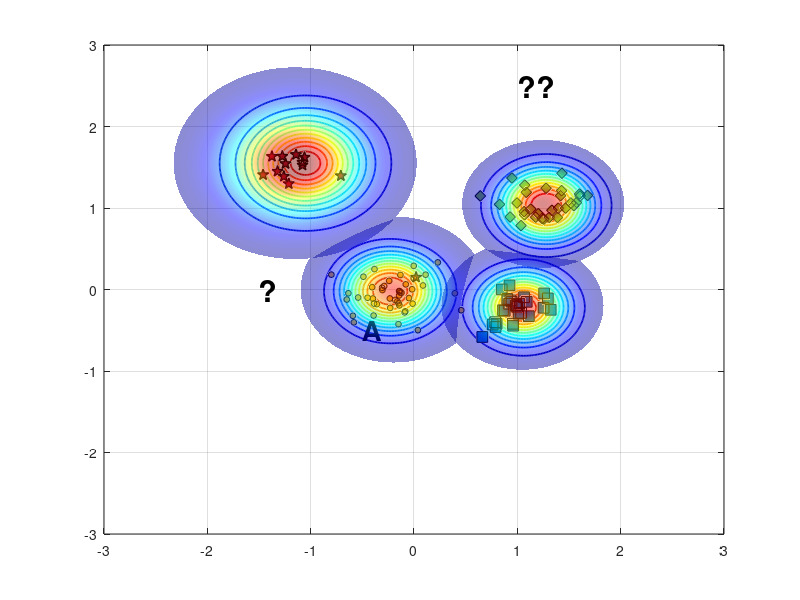

MATLAB code to generate this figure: (Note: this script raises an error after producing the figure.)
%% Reproduce EVM-style demo figure (no toolboxes)
clear; close all; clc; rng(7);

% ---------- 1) 合成四类二维数据 ----------
% 类中心（大致对应图中位置）
C_star  = [-1.15  1.55];   % 红色星
C_diam  = [ 1.25  1.05];   % 绿色菱形
C_square= [ 1.05 -0.20];   % 蓝色方块
C_dot   = [-0.20  0.00];   % 蓝色小点（被 A 标注影响的那簇）

% 协方差（控制每簇形状）
S = @(sx,sy,rho)[sx^2 rho*sx*sy; rho*sx*sy sy^2];
Sig_star   = S(0.18,0.20, 0.05);
Sig_diam   = S(0.22,0.18,-0.10);
Sig_square = S(0.20,0.16, 0.05);
Sig_dot    = S(0.25,0.18, 0.00);

% 从高斯采样（不用 mvnrnd）
sample = @(N,mu,SIG) (randn(N,2)*chol(SIG,'lower') + mu);

X_star   = sample(12,C_star,   Sig_star);
X_diam   = sample(30,C_diam,   Sig_diam);
X_square = sample(28,C_square, Sig_square);
X_dot    = sample(45,C_dot,    Sig_dot);

% 加一个“离群星”靠近 A（见原图左中）
X_star = [X_star; 0.02 0.15];

% ---------- 2) 底面散点与样式 ----------
figure('Color','w','Position',[100,100,800,600]);
hold on; box on; grid on;
z0 = 0; % 所有散点都放在 z=0 的平面

% 确保按照绘制顺序叠放，便于把散点置顶
set(gca,'SortMethod','childorder');

h_star   = scatter3(X_star(:,1),  X_star(:,2),  z0+zeros(size(X_star,1),1),  70, ...
        'pentagram', 'filled', 'MarkerEdgeColor','k', 'MarkerFaceColor',[0.635294 0.0784314 0.184314], 'LineWidth',1.0); % 红色五角星 #A2142F
h_diam   = scatter3(X_diam(:,1),  X_diam(:,2),  z0+zeros(size(X_diam,1),1),  60, ...
        'd', 'filled', 'MarkerEdgeColor','k', 'MarkerFaceColor',[0.466667 0.674510 0.188235]); % 绿色菱形 #77AC30
h_square = scatter3(X_square(:,1),X_square(:,2),z0+zeros(size(X_square,1),1),60, ...
        's', 'filled', 'MarkerEdgeColor','k', 'MarkerFaceColor',[0 0.447059 0.741176]); % 蓝色正方形 #0072BD
h_dot    = scatter3(X_dot(:,1),   X_dot(:,2),   z0+zeros(size(X_dot,1),1),   18, ...
        'o', 'filled', 'MarkerEdgeColor','k', 'MarkerFaceColor',[0.929412 0.694118 0.125490]); % 黄色圆形 #EDB120


% ---------- 3) ψ-model 等值环（彩色同心） ----------
% 采用带形状参的径向函数 psi(r) = exp(-(r/s)^t)
psi = @(X,Y,cx,cy,s,t) exp( - ( sqrt((X-cx).^2 + (Y-cy).^2) ./ s ).^t );

% 选几处“极端向量/代表点”（包含 A 所在）
EV = [ -0.23 -0.02 ;   % A 对应蓝点极端向量
        1.06 -0.22 ;   % 蓝方块
        1.28  1.03 ;   % 绿菱形
       -1.05  1.55 ];  % 红星
scale = [0.42, 0.36, 0.40, 0.48];   % 各自 scale
shape = [2.6,  2.2,  2.4,  2.0];    % 各自 shape

% 网格
[xg,yg] = meshgrid(linspace(-3,3,400));
colormap(jet); caxis([0 1]);

% 等高线层级（红到蓝：高到低）
levels = linspace(1.0,0.05,12);

for k = 1:size(EV,1)
    Z = psi(xg,yg,EV(k,1),EV(k,2),scale(k),shape(k));
    [~, h] = contour(xg,yg,Z,levels);    % 直接画在底面，保持颜色映射
    set(h,'LineWidth',1.25);

    % 将等高线明确压到 z=0（兼容不同 MATLAB 版本）
    ch = get(h,'Children');
    for ic = 1:numel(ch)
        zd = get(ch(ic),'ZData');
        if ~isempty(zd)
            set(ch(ic),'ZData',zeros(size(zd))); % 强制贴在 z=0
        end
    end
end

% 标出 A 与问号
h_A = text(-0.5,-0.5,0,'A','FontWeight','bold','FontSize',20,'Color','k');
text( 1, 2.5,0,'??','FontWeight','bold','FontSize',22,'Color','k');
text( -1.5,0,0,'?','FontWeight','bold','FontSize',22,'Color','k');

% ---------- 4) 上方半透明“钟形面”（表示类支持/概率） ----------
% 用四个高斯穹顶，中心与各簇一致
gauss2 = @(X,Y,cx,cy,s) exp(-((X-cx).^2 + (Y-cy).^2)/(2*s^2));
tops  = {C_star, C_diam, C_square, C_dot};
sigT  = [0.42 0.28 0.28 0.32];   % 调大 sigma，使穹顶更集中
amp   = [1.05 0.95 0.90 0.85];

% 抬高穹顶，并缩小每个穹顶的覆盖范围（为每个穹顶使用局部网格）
zlift      = 0.22;   % 统一抬高量（不改变颜色映射）
spanFactor = 2.8;    % 每个穹顶半宽 = spanFactor * sigma（越小覆盖越小）
gridN      = 121;    % 局部网格分辨率
thetaN     = 181;    % 角向分辨率（圆形采样）

for i=1:4
    cx = tops{i}(1); cy = tops{i}(2);
    span = spanFactor * sigT(i);
    % 极坐标圆形采样
    rVec = linspace(0, span, gridN);
    thVec = linspace(0, 2*pi, thetaN);
    [Rg, Tg] = ndgrid(rVec, thVec);
    xgi = cx + Rg .* cos(Tg);
    ygi = cy + Rg .* sin(Tg);

    Zt = amp(i) * gauss2(xgi,ygi,cx,cy,sigT(i));
    % 用 Zt 作为颜色，Zt+zlift 作为高度，从而抬高且保留原色
    s1 = surf(xgi,ygi, Zt + zlift, Zt, 'EdgeColor','none', 'FaceAlpha',0.45);
end
shading interp; 
% camlight headlight; 
lighting gouraud;

% 将散点推到顶层
uistack([h_star h_diam h_square h_dot], 'top');
% 将A推到顶层
uistack(h_A, 'top');

% ---------- 5) 轴、视角与观感 ----------
xlim([-2 2]); ylim([-1 3]); zlim([0 1.25]); view(47,21);
axis vis3d; daspect([1 1 0.8]);
set(gca,'FontName','Times New Roman','FontSize',12,'LineWidth',1);
% xlabel('x'); ylabel('y'); zlabel('score / \psi');

% 网格和背景风格
grid on; 
% set(gca,'GridAlpha',0.2,'MinorGridAlpha',0.2);
